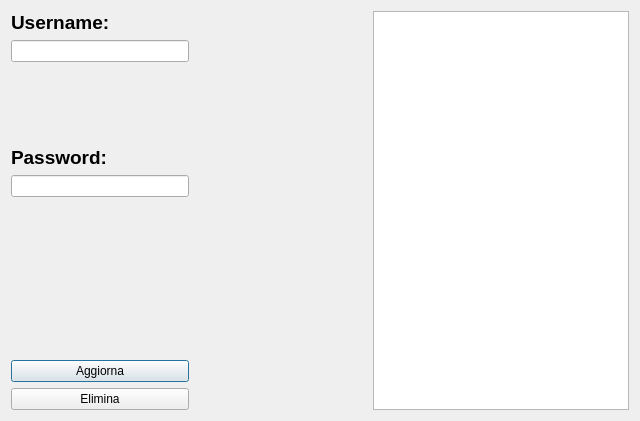
<?xml version="1.0" encoding="UTF-8"?>
<ui version="4.0">
 <class>ModifUtente</class>
 <widget class="QDialog" name="ModifUtente">
  <property name="geometry">
   <rect>
    <x>0</x>
    <y>0</y>
    <width>640</width>
    <height>421</height>
   </rect>
  </property>
  <property name="windowTitle">
   <string>Modifica Utenti</string>
  </property>
  <layout class="QVBoxLayout" name="verticalLayout_4">
   <item>
    <layout class="QHBoxLayout" name="horizontalLayout">
     <item>
      <layout class="QVBoxLayout" name="verticalLayout_3">
       <item>
        <layout class="QVBoxLayout" name="verticalLayout">
         <item>
          <widget class="QLabel" name="label">
           <property name="text">
            <string>&lt;html&gt;&lt;head/&gt;&lt;body&gt;&lt;p&gt;&lt;span style=&quot; font-size:14pt; font-weight:600;&quot;&gt;Username:&lt;/span&gt;&lt;/p&gt;&lt;/body&gt;&lt;/html&gt;</string>
           </property>
          </widget>
         </item>
         <item>
          <widget class="QLineEdit" name="username"/>
         </item>
        </layout>
       </item>
       <item>
        <spacer name="verticalSpacer_2">
         <property name="orientation">
          <enum>Qt::Vertical</enum>
         </property>
         <property name="sizeHint" stdset="0">
          <size>
           <width>20</width>
           <height>40</height>
          </size>
         </property>
        </spacer>
       </item>
       <item>
        <layout class="QVBoxLayout" name="verticalLayout_2">
         <item>
          <widget class="QLabel" name="label_2">
           <property name="text">
            <string>&lt;html&gt;&lt;head/&gt;&lt;body&gt;&lt;p&gt;&lt;span style=&quot; font-size:14pt; font-weight:600;&quot;&gt;Password:&lt;/span&gt;&lt;/p&gt;&lt;/body&gt;&lt;/html&gt;</string>
           </property>
          </widget>
         </item>
         <item>
          <widget class="QLineEdit" name="password"/>
         </item>
        </layout>
       </item>
       <item>
        <spacer name="verticalSpacer">
         <property name="orientation">
          <enum>Qt::Vertical</enum>
         </property>
         <property name="sizeHint" stdset="0">
          <size>
           <width>20</width>
           <height>40</height>
          </size>
         </property>
        </spacer>
       </item>
       <item>
        <spacer name="verticalSpacer_3">
         <property name="orientation">
          <enum>Qt::Vertical</enum>
         </property>
         <property name="sizeHint" stdset="0">
          <size>
           <width>20</width>
           <height>40</height>
          </size>
         </property>
        </spacer>
       </item>
       <item>
        <widget class="QPushButton" name="pushButton">
         <property name="text">
          <string>Aggiorna</string>
         </property>
        </widget>
       </item>
       <item>
        <widget class="QPushButton" name="elimina">
         <property name="text">
          <string>Elimina</string>
         </property>
        </widget>
       </item>
      </layout>
     </item>
     <item>
      <spacer name="horizontalSpacer">
       <property name="orientation">
        <enum>Qt::Horizontal</enum>
       </property>
       <property name="sizeHint" stdset="0">
        <size>
         <width>40</width>
         <height>20</height>
        </size>
       </property>
      </spacer>
     </item>
     <item>
      <widget class="QListWidget" name="listUtenti"/>
     </item>
    </layout>
   </item>
  </layout>
 </widget>
 <resources/>
 <connections/>
</ui>
